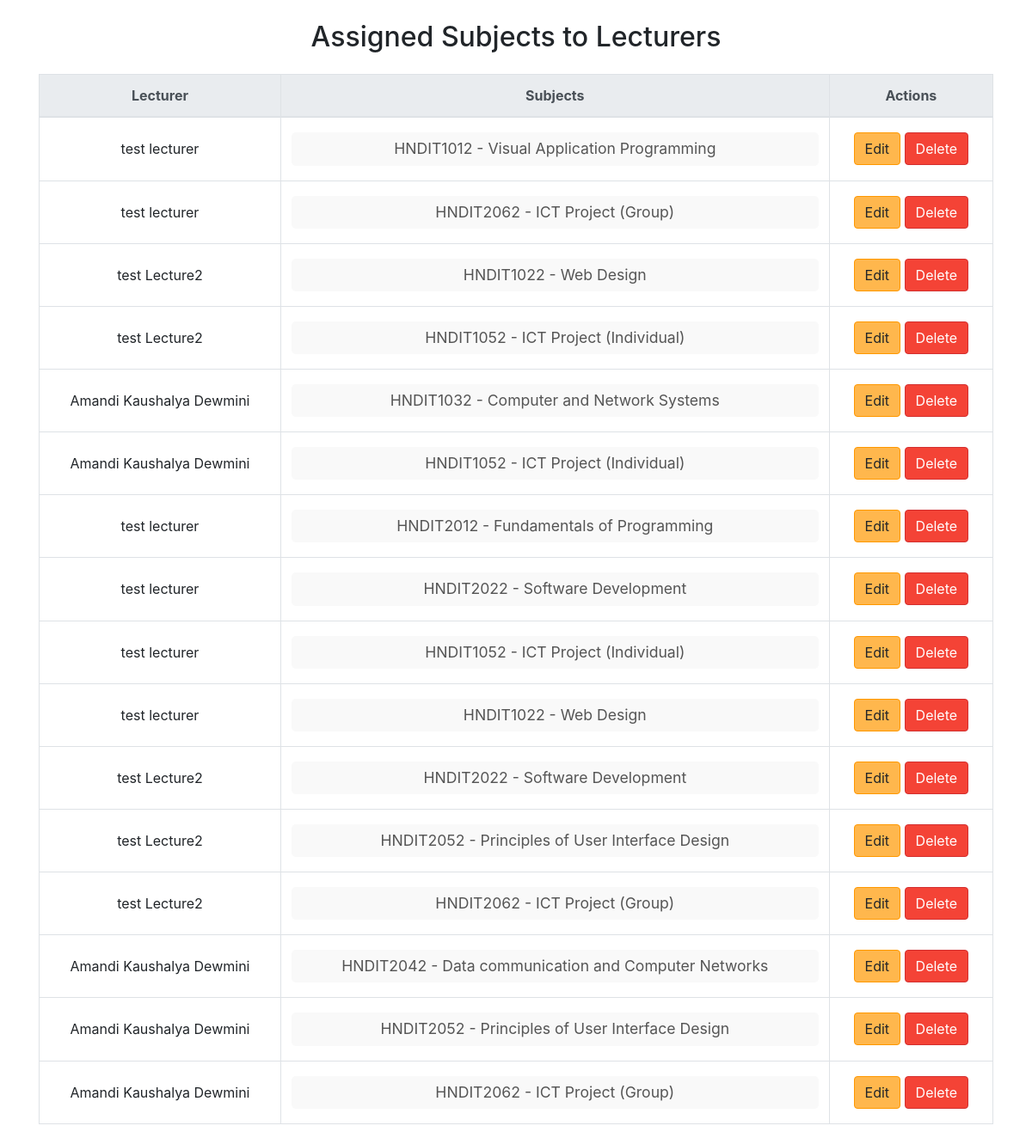
/admin/display_assignments.php, run on the app's committed database.
### tables this page shows
CREATE TABLE `lectures_assignment` (
  `id` int(11) NOT NULL,
  `lecturer_id` int(11) DEFAULT NULL,
  `subject_id` int(11) DEFAULT NULL
);

CREATE TABLE `lectures` (
  `id` int(11) NOT NULL,
  `username` varchar(255) NOT NULL,
  `nic` varchar(20) NOT NULL,
  `email` varchar(255) NOT NULL,
  `mobile` varchar(15) DEFAULT NULL,
  `linkedin` varchar(200) NOT NULL,
  `blog` varchar(200) NOT NULL,
  `github` varchar(200) NOT NULL,
  `facebook` varchar(200) NOT NULL,
  `password` varchar(255) NOT NULL,
  `profile_picture` varchar(255) DEFAULT 'uploads/profile_pictures/default.png',
  `created_at` timestamp NOT NULL DEFAULT current_timestamp(),
  `status` varchar(20) DEFAULT 'pending',
  `last_login` datetime DEFAULT NULL
);

### admin/display_assignments.php (the view, shortened to what this page needs)
<?php
include '../includes/db-conn.php';
$query = "SELECT la.id as assignment_id,
                 la.lecturer_id,
                 la.subject_id,
                 l.username,
                 GROUP_CONCAT(s.code ORDER BY s.code) AS subject_codes,
                 GROUP_CONCAT(s.name ORDER BY s.name) AS subject_names
          FROM lectures_assignment la
          JOIN lectures l ON la.lecturer_id = l.id
          JOIN subjects s ON la.subject_id = s.id
          GROUP BY la.id";
$result = $conn->query($query);
?>
<!DOCTYPE html>
<html lang="en">
<head>
    <link href="https://stackpath.bootstrapcdn.com/bootstrap/4.3.1/css/bootstrap.min.css" rel="stylesheet">
</head>
<body>
    <div class="container mt-4">
        <h2 class="text-center mb-4">Assigned Subjects to Lecturers</h2>
        <?php if ($result->num_rows > 0): ?>
            <table class="table table-bordered">
                <thead class="thead-light">
                    <tr>
                        <th>Lecturer</th>
                        <th>Subjects</th>
                        <th>Actions</th>
                    </tr>
                </thead>
                <tbody>
                    <?php while ($row = $result->fetch_assoc()): ?>
                        <tr>
                            <td><?php echo htmlspecialchars($row['username']); ?></td>
                            <td class="subject-list">
                                <?php
                                $subject_codes = explode(',', $row['subject_codes']);
                                $subject_names = explode(',', $row['subject_names']);
                                $subjects = [];
                                for ($i = 0; $i < count($subject_codes); $i++) {
                                    $subjects[] = "<div class='subject-item'>" . htmlspecialchars($subject_codes[$i]) . " - " . htmlspecialchars($subject_names[$i]) . "</div>";
                                }
                                echo implode('', $subjects);
                                ?>
                            </td>
                            <td>
                                <a href="edit_assignment.php?assignment_id=<?php echo $row['assignment_id']; ?>" class="btn btn-warning">Edit</a>
                                <a href="delete_assignment.php?assignment_id=<?php echo $row['assignment_id']; ?>" class="btn btn-danger" onclick="return confirm('Are you sure you want to delete this assignment?');">Delete</a>
                            </td>
                        </tr>
                    <?php endwhile; ?>
                </tbody>
            </table>
        <?php else: ?>
            <p class="text-center text-muted">No subjects assigned to any lecturers yet.</p>
        <?php endif; ?>
    </div>
</body>
</html>

### admin/display_assignments.php (style rules this page uses)
.subject-list { font-size: 1.1rem; color: #555; line-height: 1.6; }
.subject-item { background-color: #f9f9f9; padding: 5px; border-radius: 5px; margin: 5px 0; }
.table th, .table td { text-align: center; }
.table td { vertical-align: middle; }
.btn-warning { background-color: #ffb74d; border-color: #ff9800; }
.btn-danger { background-color: #f44336; border-color: #d32f2f; }

### data on the page
lectures_assignment: lecturer.username "test lecturer", i "HNDIT1012", i "Visual Application Programming"
lectures_assignment: lecturer.username "test lecturer", i "HNDIT2062", i "ICT Project (Group)"
lectures_assignment: lecturer.username "test Lecture2", i "HNDIT1022", i "Web Design"
lectures_assignment: lecturer.username "test Lecture2", i "HNDIT1052", i "ICT Project (Individual)"
lectures_assignment: lecturer.username "Amandi Kaushalya Dewmini", i "HNDIT1032", i "Computer and Network Systems"
lectures_assignment: lecturer.username "Amandi Kaushalya Dewmini", i "HNDIT1052", i "ICT Project (Individual)"
lectures_assignment: lecturer.username "test lecturer", i "HNDIT2012", i "Fundamentals of Programming"
lectures_assignment: lecturer.username "test lecturer", i "HNDIT2022", i "Software Development"
lectures_assignment: lecturer.username "test lecturer", i "HNDIT1052", i "ICT Project (Individual)"
lectures_assignment: lecturer.username "test lecturer", i "HNDIT1022", i "Web Design"
lectures_assignment: lecturer.username "test Lecture2", i "HNDIT2022", i "Software Development"
lectures_assignment: lecturer.username "test Lecture2", i "HNDIT2052", i "Principles of User Interface Design"
lectures_assignment: lecturer.username "test Lecture2", i "HNDIT2062", i "ICT Project (Group)"
lectures_assignment: lecturer.username "Amandi Kaushalya Dewmini", i "HNDIT2042", i "Data communication and Computer Networks"
lectures_assignment: lecturer.username "Amandi Kaushalya Dewmini", i "HNDIT2052", i "Principles of User Interface Design"
lectures_assignment: lecturer.username "Amandi Kaushalya Dewmini", i "HNDIT2062", i "ICT Project (Group)"
